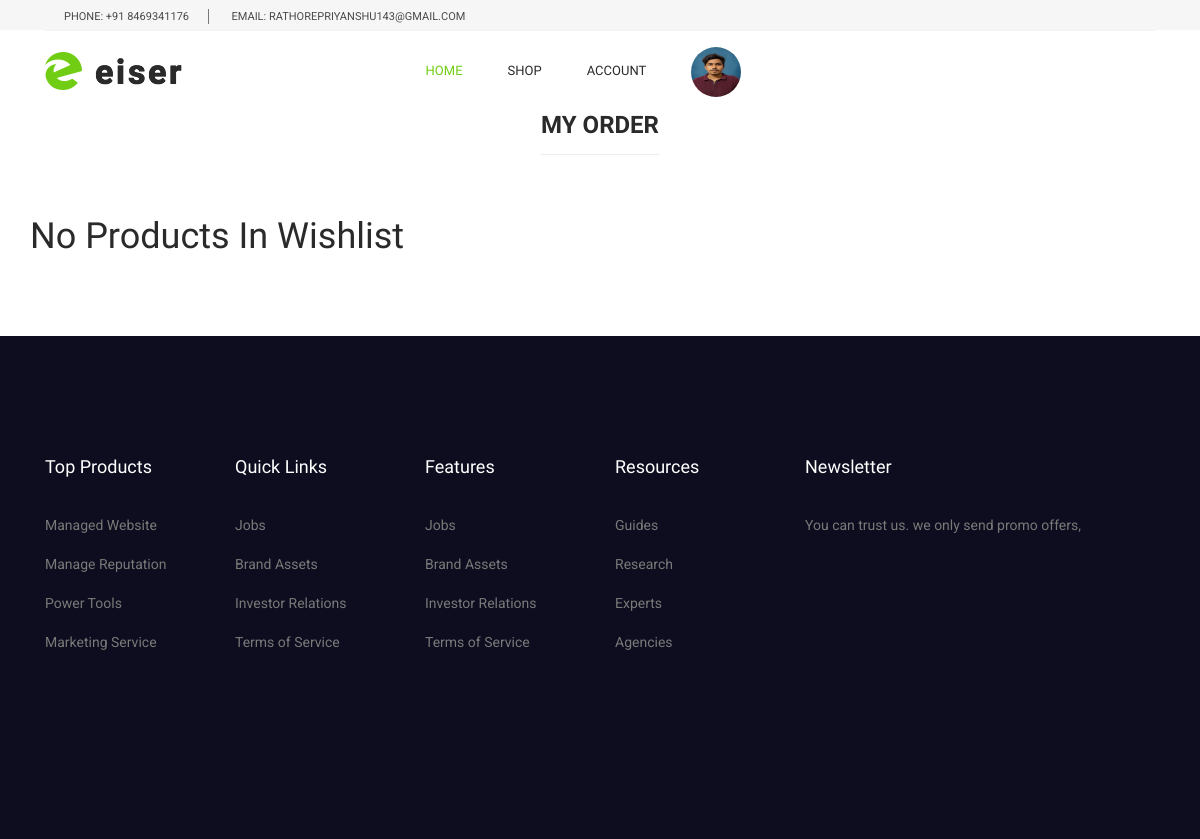
/myorder.html/ (signed in), run on an earlier commit of the app's database.
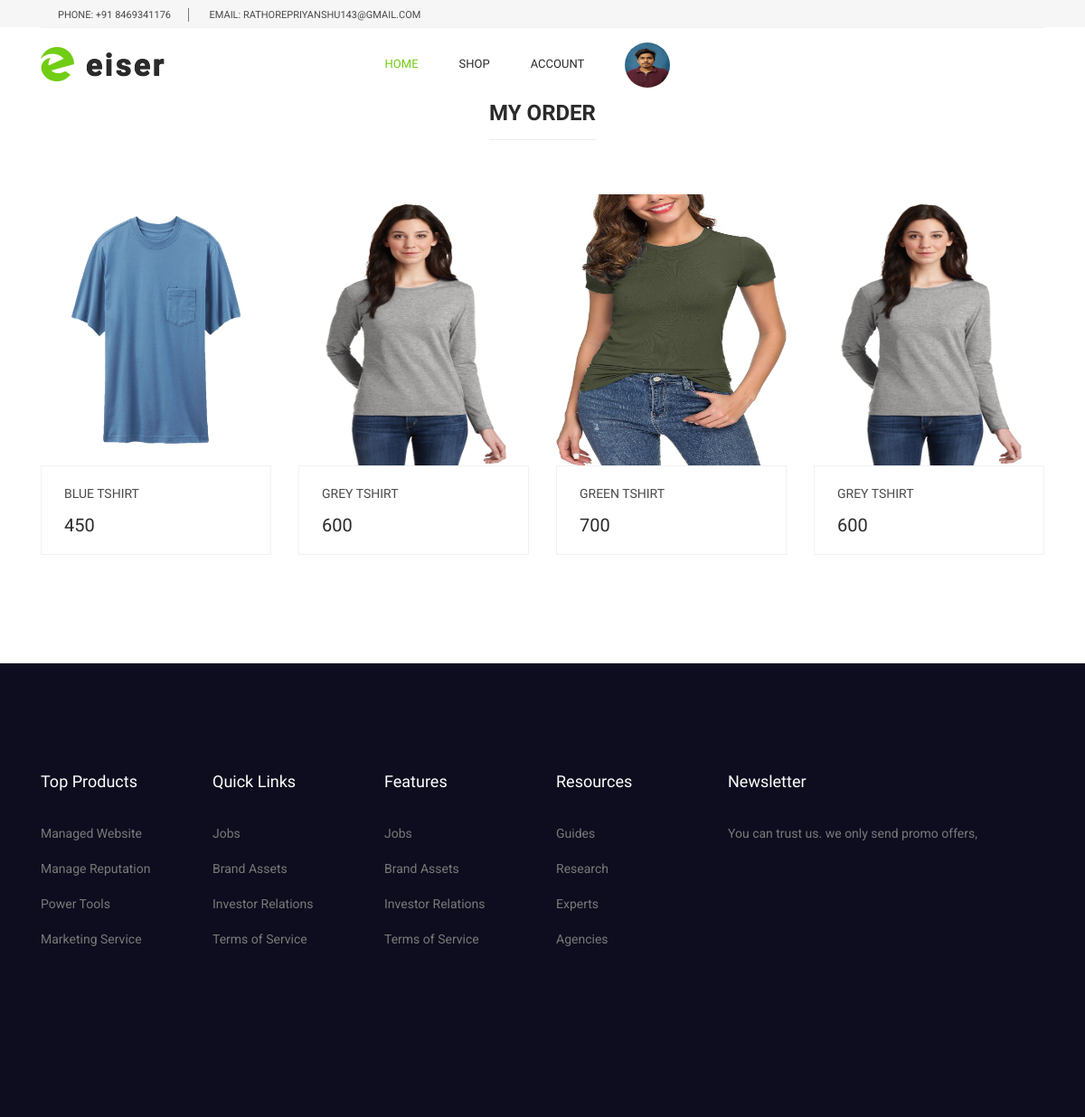
And on a later commit of the database.
### myapp/models.py (models this page shows, shortened)
class Cart(models.Model):
    user=models.ForeignKey(User,on_delete=models.CASCADE)
    product=models.ForeignKey(Product,on_delete=models.CASCADE)
    time=models.DateTimeField(default=timezone.now)
    product_price=models.PositiveIntegerField()
    product_qty=models.PositiveIntegerField()
    total_price=models.PositiveIntegerField()
    payment_status=models.BooleanField(default=False)

class Product(models.Model):
    category=(
        ("Men","Men"),
        ("Women","Women"),
        ("Kids","Kids"),
        ("Accessories","Accessories"),
    )
    seller=models.ForeignKey(User,on_delete=models.CASCADE)
    product_category=models.CharField(max_length=100,choices=category)
    product_name=models.CharField(max_length=100)
    product_price=models.PositiveIntegerField()
    product_desc=models.TextField()
    product_image=models.ImageField(upload_to="product_images/")

### myapp/views.py (the view)
# urls.py: path('myorder.html/', views.myorder,name='myorder'),
def myorder(request):
    user=User.objects.get(email=request.session['email'])
    carts=Cart.objects.filter(user=user,payment_status=True)
    return render(request,'myorder.html',{'carts':carts})

### myapp/templates/myorder.html (shortened to what this page needs)
{% extends 'header.html' %}
{% load static %}
{% block content %}
<!DOCTYPE html>
<html lang="en">
<head>
</head>
<body>
  <section class="inspired_product_area section_gap_bottom_custom">
    <div class="container">
      <div class="row justify-content-center">
        <div class="col-lg-12">
          <div class="main_title">
            <h2><span>My Order</span></h2>
          </div>
        </div>
      </div>
      <div class="row">
        {% if carts %}
        {% for i in carts %}
        <div class="col-lg-3 col-md-6">
          <div class="single-product">
            <div class="product-img">
              <img class="img-fluid w-100" src="{{i.product.product_image.url}}" alt="" style="width: 300px;height: 300px;"/>
            </div>
            <div class="product-btm">
              <a href="#" class="d-block">
                <h4>{{i.product.product_name}}</h4>
              </a>
              <div class="mt-3">
                <span class="mr-4">{{i.product.product_price}}</span>
              </div>
            </div>
          </div>
        </div>
        {% endfor %}
        {% else %}
            <h1>No Products In Wishlist</h1>
        {% endif %}
      </div>
    </div>
  </section>
</body>
</html>
{% endblock %}

What changed in the data, as far as the page shows it:
added Cart: product.product_image (picture), product.product_name "BLUE TSHIRT", product.product_price "450"
added Cart: product.product_image (picture), product.product_name "GREY TSHIRT", product.product_price "600"
added Cart: product.product_image (picture), product.product_name "GREEN TSHIRT", product.product_price "700"
added Cart: product.product_image (picture), product.product_name "GREY TSHIRT", product.product_price "600"
Also different on the page:
text no longer shown: "No Products In Wishlist"
